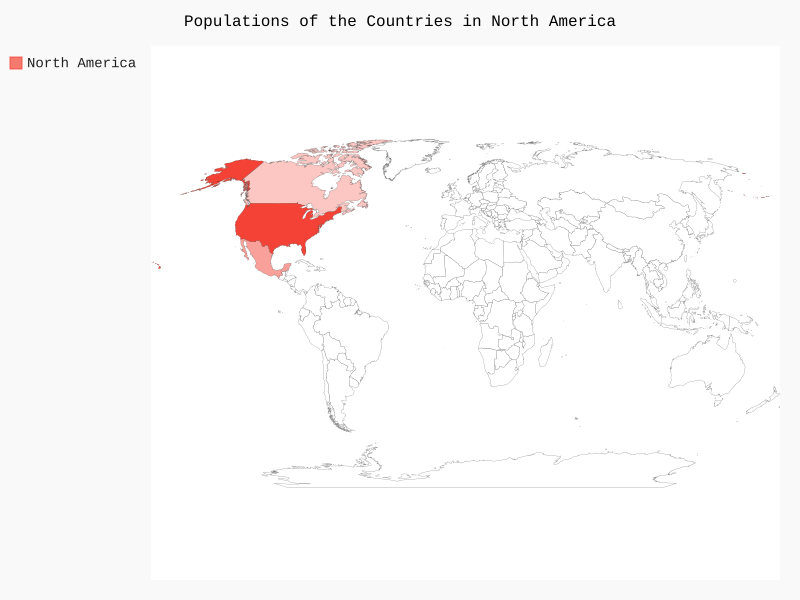

Write Python code to recreate this figure.
from pygal.maps.world import World

wm = World()
wm.title = 'Populations of the Countries in North America'
wm.add('North America', {'ca': 34126000, 'us': 309349000, 'mx': 113423000})
wm.render_to_file('na_populations.svg')
